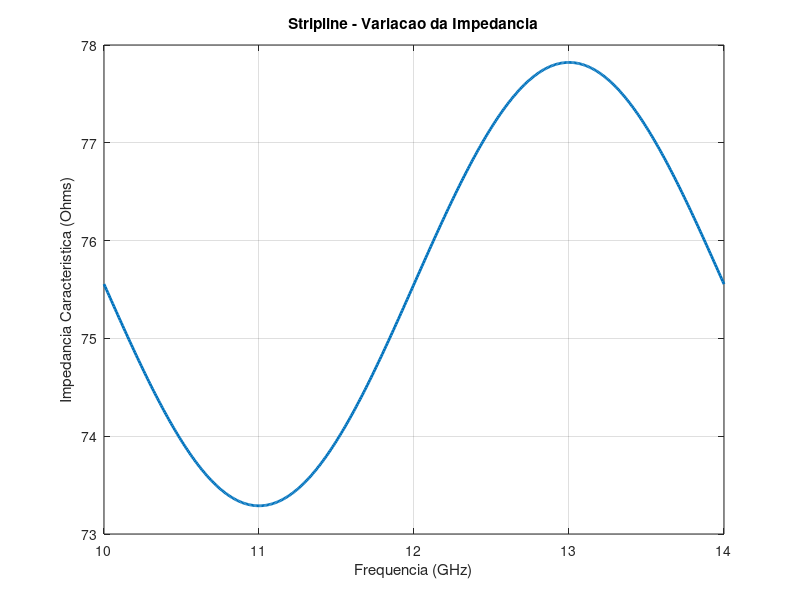

Reproduce this figure in MATLAB.
clc;
clear;
close all;

%===================================================
% PROJETO STRIPLINE
%===================================================

f0 = 12e9;

er = 2.2;

b = 3e-3;
w = 1.2e-3;

% Impedancia caracteristica
Z0 = (30*pi/sqrt(er))*(1/(w/b + 0.441));

fprintf('Impedancia caracteristica = %.2f Ohms\n',Z0);

% Banda de frequencia
f = linspace(10e9,14e9,500);

% Modelo simplificado de variacao
Zf = Z0*(1 + 0.03*sin(2*pi*(f-f0)/(4e9)));

figure;
plot(f/1e9,Zf,'LineWidth',2);
grid on;

xlabel('Frequencia (GHz)');
ylabel('Impedancia Caracteristica (Ohms)');
title('Stripline - Variacao da Impedancia');

print -djpeg100 impedancia_stripline.jpg;
